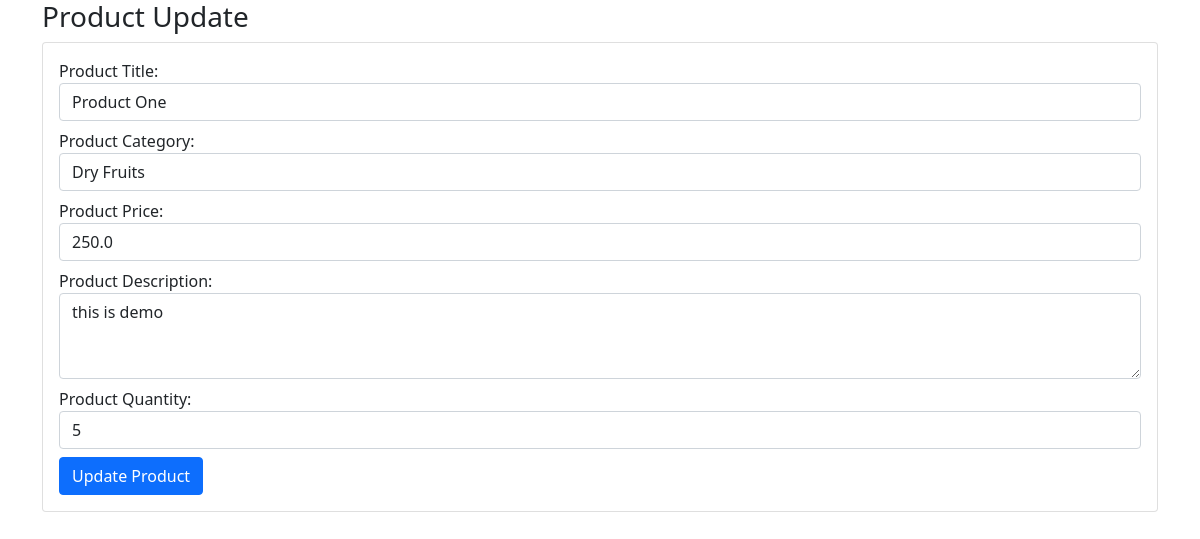
The app's page /app-pos/product/edit/1/ with its own data.
### app_pos/models.py (models this page shows, shortened)
class Product(models.Model):
    product_title = models.CharField(max_length=200, null=False, blank=False)
    product_category = models.ForeignKey(Category, on_delete=models.CASCADE,
                                          null=False, blank=False)
    product_price = models.FloatField(null=False, blank=False)
    product_description = models.TextField(null=True, blank=True)
    product_quantity = models.IntegerField(null=False, blank=False, default=0)
    cost_price = models.FloatField(null=False, blank=False, default=0.0)
    is_active = models.BooleanField(default=True)
    created_at = models.DateTimeField(default=timezone.now())

### app_pos/views.py (the view, shortened to what this page needs)
# urls.py: path('product/edit/<int:pk>/', product_edit, name="product.edit"),
def product_edit(request, pk):
    db_data = Product.objects.get(id=pk)
    edit_data = ProductCreateForm(instance=db_data)
    context = {"title": "Product Update", "form": edit_data}
    return render(request, "product_edit.html", context)

### app_pos/models.py (called while the page is built)
    def __str__(self):
        return self.category_name

### app_pos/templates/product_edit.html (shortened to what this page needs)
{% extends 'base.html' %}
{% block body_content %}
<section class="container">
    <h3>{{ title }}</h3>
    <div class="card">
        <div class="card-body">
            <form method="POST" action="#">
                {{ form}}
                <button type="submit" class="btn btn-primary">Update Product</button>
            </form>
        </div>
    </div>
</section>
{% endblock %}

### records on screen
Product: product_title "Product One", product_category "Dry Fruits", product_price "250.0", product_description "this is demo", product_quantity "5"
